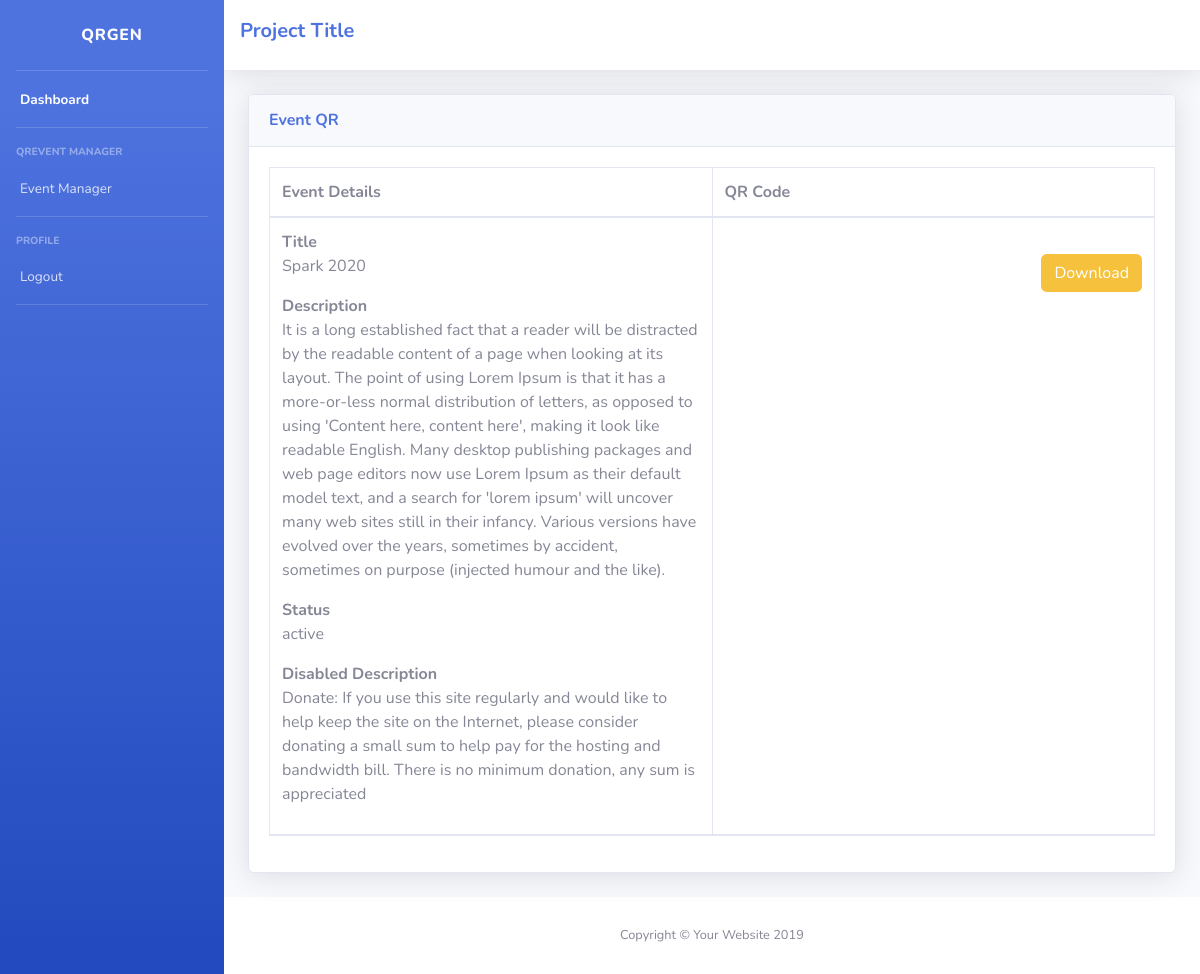
The page /dashboard/qreventmanager_dwn/1/ (signed in) on the database its author committed.
### dashboard/models.py (models this page shows)
class QREvent(models.Model):
    title = models.CharField(max_length=10801)
    description = models.TextField()
    status = models.CharField(max_length=256)
    disabledesc = models.CharField(max_length=256)
    feeamount = models.CharField(max_length=50)
    enablepayment = models.CharField(max_length=50)

### dashboard/views.py (the view)
# urls.py: path('qreventmanager_dwn/<int:id>/',views.qreventmanager_dwn,name="qreventmanager_dwn"),
def qreventmanager_dwn(request, id):
    qr = QRevent.objects.get(pk=id)
    s = 'http://127.0.0.1:8000/dashboard/qreventmanager/' + str(qr.id)
    url = pyqrcode.create(s)
    BASE_DIR = os.path.dirname(os.path.dirname(os.path.abspath(__file__)))
    url.svg(os.path.join(BASE_DIR, 'static') +
            "/qrcode/"+str(qr.id)+".svg", scale=8)
    return render(request, 'dashboard/qreventmanager_dwn.html', {'QR': qr})

### dashboard/templates/dashboard/qreventmanager_dwn.html
{% extends 'base.html' %}
{% block content %}
<div class="container-fluid">
    <div class="card shadow mb-4 mt-4">
        <div class="card-header py-3">
            <h6 class="m-0 font-weight-bold text-primary">Event QR</h6>
        </div>
        <div class="card-body">
            <div class="table-responsive">
                <table class="table table-bordered" id="dataTable" width="100%" cellspacing="0">
                    <thead>
                        <tr>
                            <th>Event Details</th>
                            <th class="w-50">QR Code</th>
                        </tr>
                        <tr>
                            <td>
                                <b>Title</b>
                                <p>{{QR.title}}</p>
                                <b>Description</b>
                                <p>{{QR.description}}</p>
                                <b>Status</b>
                                <p>{{QR.status}}</p>
                                <b>Disabled Description</b>
                                <p>{{QR.disabledesc}}</p>
                            </td>
                            <td>{% load static %}<img  src="{% static 'qrcode/3.svg' %}" class="img-fluid" alt=""><br>
                                <a target="_blank" class="float-right btn btn-warning" href="{% static 'qrcode/3.svg' %}">Download</a>
                            </td>
                        </tr>
                    </thead>
                </table>
            </div>
        </div>
    </div>
</div>
{% endblock %}

### rows shown on the page
QREvent: title "Spark 2020", description "It is a long established fact that a reader will be distracted by the readable content of a page when looking at its layout. The point of using Lorem Ipsum is that it has a more-or-less normal distribution of letters, as opposed to using 'Content here, content here', making it look like readable English. Many desktop publishing packages and web page editors now use Lorem Ipsum as their default model text, and a search for 'lorem ipsum' will uncover many web sites still in their infancy. Various versions have evolved over the years, sometimes by accident, sometimes on purpose (injected humour and the like).", status "active", disabledesc "Donate: If you use this site regularly and would like to help keep the site on the Internet, please consider donating a small sum to help pay for the hosting and bandwidth bill. There is no minimum donation, any sum is appreciated"
